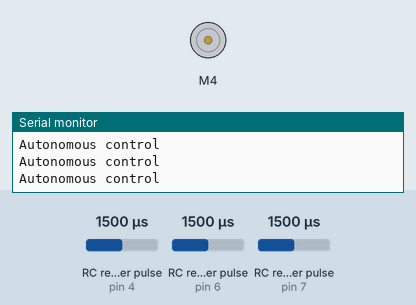
This sketch was run on a simulated Arduino Uno, built with avr-gcc and run on an emulated ATmega328P. Shown: DC motor (green arrow = forward, orange = backward, longer = faster), the last lines printed to the serial monitor. Wiring (inferred from the names in the program): 3 × RC receiver channel: data pin 4 / data pin 6 / data pin 7. The test bench sets the inputs (shaded band); at power-on: RC receiver pulse (sensors on pin 4, pin 6, pin 7) 1500 µs.

Above: at 1.2 s.
1.3 s: RC receiver pulse (sensor on pin 4) set to 1463 µs
2.8 s: RC receiver pulse (sensor on pin 4) set to 1433 µs
At 3.7 s:
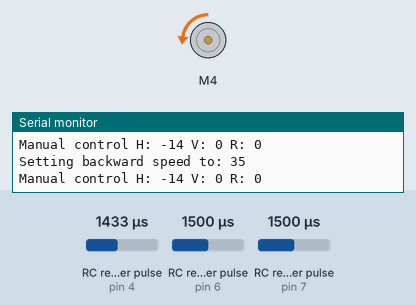
4.6 s: RC receiver pulse (sensor on pin 4) set to 1546 µs
6.1 s: RC receiver pulse (sensor on pin 4) set to 1568 µs
At 6.8 s:
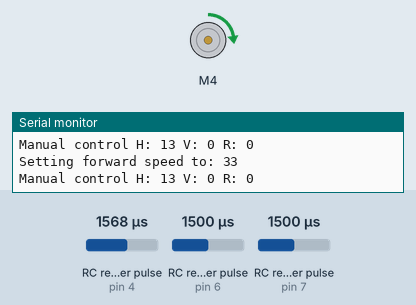
7.7 s: RC receiver pulse (sensor on pin 4) set to 1020 µs
At 8.9 s:
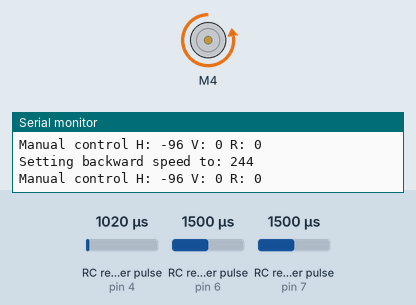
Timing chart, 0 to 10.7 s (numbered marks = the images above; inputs shaded):
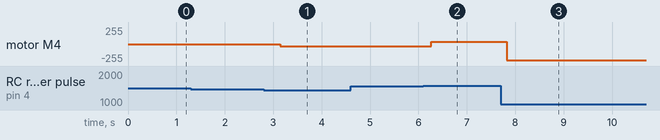

The sketch:

dollbot_receiver_motor_test.ino
```cpp
/*
  dollbot_receiver_motor_test: Control a motor using the 4-CH RC receiver.

  This sketch polls three of the channels of the RC receiver and spins a motor when one of the channels is working. Designed to test the
  Adafruit motor shield with the RC motor and the motor casing as part of leak testing.

  http://splashbots.blogspot.com/

  Based on Sparkfun's "RC Hobby Controllers and Arduino": https://www.sparkfun.com/tutorials/348
*/

#include <Wire.h>
#include <Adafruit_MotorShield.h>

#define DEBUG

#define PIN_CH1 7
#define PIN_CH2 6
#define PIN_CH3 5
#define PIN_CH4 4

#define TEST_MOTOR 4

#define PWM_LOW 1000
#define PWM_HIGH 2000
#define RC_THRESHOLD 10

#define AXIS_X 0
#define AXIS_Y 1

#define MOTOR_MAX 255

// Create the motor shield object with the default I2C address
Adafruit_MotorShield AFMS = Adafruit_MotorShield();

// Select which 'port' M1, M2, M3 or M4. In this case, M1
Adafruit_DCMotor *testMotor= AFMS.getMotor(TEST_MOTOR);

void setup() {
  // Initialize serial communications
  Serial.begin(9600);
  Serial.println("Initializing input...");

  AFMS.begin();  // create with the default frequency 1.6KHz

  // Initialize the ports where we will read receiver input
  pinMode(PIN_CH1, INPUT);
  pinMode(PIN_CH2, INPUT);
  pinMode(PIN_CH3, INPUT);
  pinMode(PIN_CH4, INPUT);

}

void HolonomicMove(int xComponent, int yComponent) {
  if(xComponent) {
    if(xComponent < -10) {
      int sp = (abs(xComponent) * MOTOR_MAX) / 100;
      Serial.print("Setting backward speed to: ");
      Serial.println(sp);
      testMotor->setSpeed(sp);
      testMotor->run(BACKWARD);
    } else if (xComponent > 10) {
      int sp = (abs(xComponent) * MOTOR_MAX) / 100;
      Serial.print("Setting forward speed to: ");
      Serial.println(sp);
      testMotor->setSpeed(sp);
      testMotor->run(FORWARD);
    } else {
      Serial.println("Releasing");
      testMotor->run(RELEASE);
    }
  }
}

/*
  Helper function to move the vehicle - or in the current incarnation spin up a motor instead
*/

void vehicleMove(int axis, int val) {
  switch(axis) {
    case AXIS_X:
      HolonomicMove(val, 0);
      break;

    case AXIS_Y:
      HolonomicMove(0, val);
      break;
  }
}

/*
  Helper function to rotate the vehicle - or in the current incarnation spin up a motor instead
*/

void vehicleRotate(int val) {

  /*
  if(val < -10) {
    digitalWrite(LED_TURN_RIGHT, LOW);
    digitalWrite(LED_TURN_LEFT, HIGH);
    Serial.println("Lighting LEFT");
  } else if (val > 10) {
    digitalWrite(LED_TURN_LEFT, LOW);
    digitalWrite(LED_TURN_RIGHT, HIGH);
    Serial.println("Lighting RIGHT");
  } else {
    digitalWrite(LED_TURN_LEFT, LOW);
    digitalWrite(LED_TURN_RIGHT, LOW);
    Serial.println("Lighting OFF");
  }
  */

}

void loop() {
  // Read three of the channels of the RC receiver, we only use three - but you can add a fourth one if needed

  int channelHorizontal = pulseIn(PIN_CH4, HIGH, 25000); // X avis movement
  int channelVertical = pulseIn(PIN_CH2, HIGH, 25000); // Y axis movement
  int channelRotate = pulseIn(PIN_CH1, HIGH, 25000); // Rotation

  int directionHorizontal = map(channelHorizontal, PWM_LOW, PWM_HIGH, -100, 100);
  int directionVertical = map(channelVertical, PWM_LOW, PWM_HIGH, -100, 100);
  int angleRotate = map(channelRotate, PWM_LOW, PWM_HIGH, -100, 100);

  // If we are receiving control commands from the RC controller bypass autonomous mode

  if(abs(directionHorizontal) > RC_THRESHOLD || abs(directionVertical) > RC_THRESHOLD || abs(angleRotate) > RC_THRESHOLD) {

    // Map all readings to a -100 .. +100 range so it is easy to deal with


#ifdef DEBUG
    Serial.print("Manual control ");

    Serial.print("H: ");
    Serial.print(directionHorizontal);

    Serial.print(" V: ");
    Serial.print(directionVertical);

    Serial.print(" R: ");
    Serial.println(angleRotate);
#endif

    vehicleMove(AXIS_X, directionHorizontal);
    vehicleMove(AXIS_Y, directionVertical);
    vehicleRotate(angleRotate);

  } else {
    Serial.println("Autonomous control");
    vehicleMove(AXIS_X, 0);
    vehicleMove(AXIS_Y, 0);
    vehicleRotate(0);
  }

#ifdef DEBUG
 delay(500);
#endif
}
```

Measured:
- the behaviour switches between 1553 and 1554 µs on RC receiver pulse (sensor on pin 4) (found by bisection; images 1 and 2)
- after the input at 2.8 s, motor M4: stopped → backward 35/255 after 0.35 s
- after the input at 6.1 s, motor M4: backward 35/255 → forward 33/255 after 0.17 s
- after the input at 7.7 s, motor M4: forward 33/255 → backward 244/255 after 0.13 s
